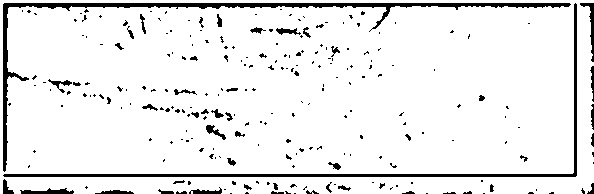
#> input picture plate_1.jpg, 594 x 194 px
$ python -i segmentator.py   (imports and definitions only)
#> lines starting #> are read from the running program, lines starting #| are printed output that depends on the picture; after the words box and inside, x2 and y2 are one past the last pixel; in counts of white or black regions, pixels touching at a corner belong together

import cv2
from matplotlib import pyplot as plt
import numpy as np
import os


class Segmentator:
    def __init__(self, img):
        self.img = img

    def convert_to_HSV(self):
        image_hsv = cv2.cvtColor(self.img, cv2.COLOR_BGR2HSV)
        image_h, image_s, image_v = cv2.split(image_hsv)
        return image_v

    def gaussian_blur(self, gray: np.ndarray, ksize: int = 5) -> np.ndarray:
        return cv2.GaussianBlur(gray, (ksize, ksize), 0)

    def binarize(self, image: np.ndarray) -> np.ndarray:
        _, binary_image = cv2.threshold(image, 0, 255, cv2.THRESH_BINARY + cv2.THRESH_OTSU)
        return binary_image

    def closing(self, binary_image: np.ndarray, ksize: int = 3) -> np.ndarray:
        kernel = cv2.getStructuringElement(cv2.MORPH_RECT, (ksize, ksize))
        closed_image = cv2.morphologyEx(binary_image, cv2.MORPH_CLOSE, kernel)
        return closed_image

    def opening(self, binary_image: np.ndarray, ksize: int = 3) -> np.ndarray:
        kernel = cv2.getStructuringElement(cv2.MORPH_RECT, (ksize, ksize))
        opened_image = cv2.morphologyEx(binary_image, cv2.MORPH_OPEN, kernel)
        return opened_image


    def find_contours(self, binary_image: np.ndarray):
        binary_inverted = 255 - binary_image
        contours, hierarchy = cv2.findContours(binary_inverted, cv2.RETR_LIST, cv2.CHAIN_APPROX_NONE)
        return contours

    def filter_license_plate_contours(self, contours, binary: np.ndarray):
        img_h, img_w = binary.shape
        filtered = []
        area_image = img_h * img_w

        for c in contours:
            x, y, w, h = cv2.boundingRect(c)
            area = w * h
            area_ratio = area / area_image
            aspect_ratio = h / w if w != 0 else 0

            # Filters: not touching borders, reasonable area, tall characters
            if (x > 0 and (x+w) < img_w and
                y > 0 and (y+h) < img_h and
                0.002 < area_ratio < 0.1 and
                1.2 < aspect_ratio < 7.0):
                filtered.append((x, y, w, h))

        # Sort left-to-right
        filtered = sorted(filtered, key=lambda b: b[0])

        # Keep exactly 7 characters if more are detected
        if len(filtered) > 7:
            filtered = sorted(filtered, key=lambda b: b[2]*b[3], reverse=True)[:7]
            filtered = sorted(filtered, key=lambda b: b[0])

        return filtered

    def segment_characters(self):
        image_v = self.convert_to_HSV()
        image_v_blurred = self.gaussian_blur(image_v, ksize=5)
        binary_image = self.binarize(image_v_blurred)
        contours = self.find_contours(binary_image)
        boxes = self.filter_license_plate_contours(contours,binary_image)

        characters = []
        for idx, (x, y, w, h) in enumerate(boxes):
            char_crop = binary_image[y:y+h, x:x+w]
            characters.append(char_crop)

        numbers = characters[:4]   # primeros 4
        letters = characters[4:]   # últimos 3


        return numbers, letters

>>> import cv2
>>> picture = cv2.imread('plate_1.jpg')
#> picture is the input picture: shape (194, 594, 3); min 0, max 255, mean 235
>>> result = Segmentator(picture).segment_characters()
#> in convert_to_HSV, `image_hsv = cv2.cvtColor(self.img, cv2.COLOR_BGR2HSV)`: image_hsv: shape (194, 594, 3); mean H, S, V 0, 0, 235
#> in convert_to_HSV, `image_h, image_s, image_v = cv2.split(image_hsv)`: image_h: shape (194, 594); every value is 0
#> in gaussian_blur, `return cv2.GaussianBlur(gray, (ksize, ksize), 0)`:
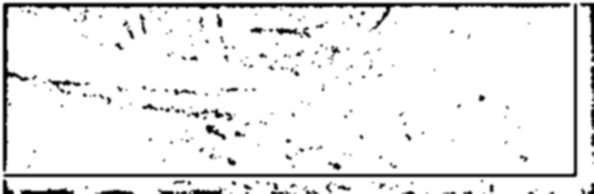
#> returned value: shape (194, 594); min 0, max 255, mean 235.1
#> in binarize, `_, binary_image = cv2.threshold(image, 0, 255, cv2.THRESH_BINARY + cv2..`:
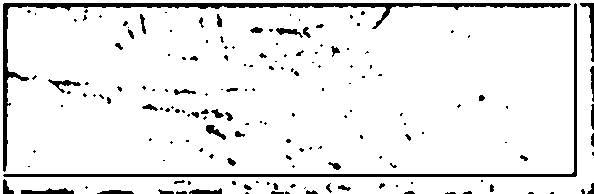
#> binary_image: shape (194, 594); 92% white; 167 black regions (114 under 20 px), largest, box (x1, y1, x2, y2) and area: (3, 3, 571, 172) 3384, (3, 3, 577, 177) 2233, (580, 3, 594, 62) 231
#> in find_contours, `binary_inverted = 255 - binary_image`: binary_inverted: shape (194, 594); 8% white; 167 white regions (114 under 20 px)
#> in find_contours, `contours, hierarchy = cv2.findContours(binary_inverted, cv2.RETR_LIST,..`: contours = 167 contours, 132 with area under 20; largest, box (x1, y1, x2, y2) and area: (3, 3, 571, 172) 2612, (3, 3, 577, 177) 1490, (580, 3, 594, 62) 162, (21, 188, 74, 194) 154, (48, 79, 81, 93) 105
#> the loop in filter_license_plate_contours, `for c in contours:` made 167 passes
#> (x, y, w, h, area, area_ratio, aspect_ratio) on passes 1 to 3: (550, 192, 4, 2, 8, 6.94e-05, 0.5), (528, 192, 6, 2, 12, 0.000104, 0.333), (445, 192, 11, 2, 22, 0.000191, 0.182)
#> after the loop in filter_license_plate_contours, `for c in contours:`: filtered = []
#> result = ([], [])

$ run again, on plate_2.jpg
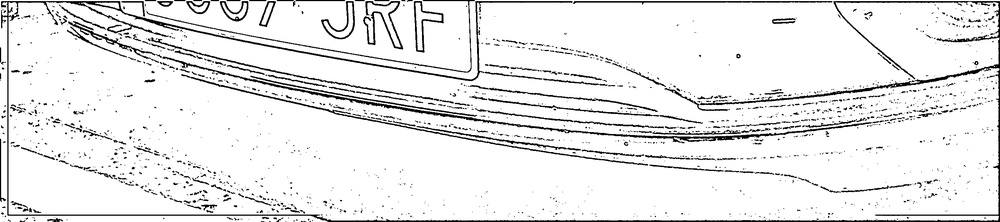
#> input picture plate_2.jpg, 1000 x 222 px, shrunk from 2706 x 600 before the run
#> picture is the input picture: shape (222, 1000, 3); min 0, max 255, mean 233
#> image_hsv: shape (222, 1000, 3); mean H, S, V 0, 0, 233
#> image_h: shape (222, 1000); every value is 0
#> in binarize, `_, binary_image = cv2.threshold(image, 0, 255, cv2.THRESH_BINARY + cv2..`:
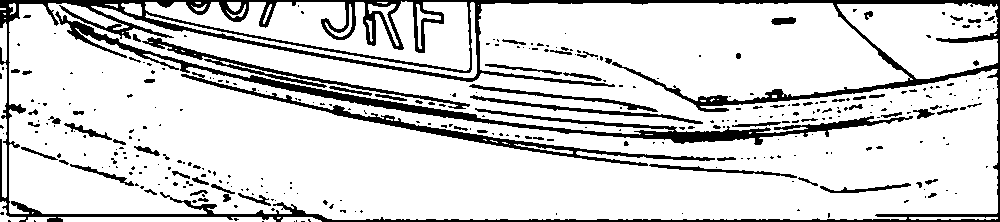
#> binary_image: shape (222, 1000); 83.8% white; 331 black regions (256 under 20 px), largest, box (x1, y1, x2, y2) and area: (0, 0, 1000, 222) 17737, (55, 11, 913, 145) 6358, (181, 72, 715, 166) 2923
#> binary_inverted: shape (222, 1000); 16.2% white; 331 white regions (256 under 20 px)
#> in find_contours, `contours, hierarchy = cv2.findContours(binary_inverted, cv2.RETR_LIST,..`: contours = 379 contours, 312 with area under 20; largest, box (x1, y1, x2, y2) and area: (0, 0, 1000, 222) 218122, (8, 2, 999, 221) 182021, (144, 0, 471, 72) 10624, (836, 2, 999, 80) 8757, (55, 11, 913, 145) 5104
#> the loop in filter_license_plate_contours, `for c in contours:` made 379 passes
#> (x, y, w, h, area, area_ratio, aspect_ratio) on pass 58: (173, 182, 5, 4, 20, 9.01e-05, 0.8)
#> after the loop in filter_license_plate_contours, `for c in contours:`: filtered = [(415, 3, 27, 47), (367, 3, 33, 44), (324, 3, 29, 35)]
#> in filter_license_plate_contours, `filtered = sorted(filtered, key=lambda b: b[0])`: filtered = [(324, 3, 29, 35), (367, 3, 33, 44), (415, 3, 27, 47)]
#> boxes has the same summary as filtered in filter_license_plate_contours
#> the loop in segment_characters, `for idx, (x, y, w, h) in enumerate(boxes):` made 3 passes
#> (x, w, h) on passes 1 to 3: (324, 29, 35), (367, 33, 44), (415, 27, 47)
#> pass 3, in segment_characters, `char_crop = binary_image[y:y+h, x:x+w]`:
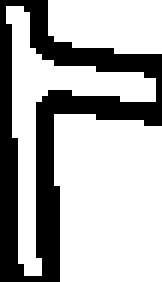
#> char_crop: shape (47, 27) (shown 6 times larger); 69.1% white; 1 black region, box (x1, y1, x2, y2) and area: (0, 0, 27, 47) 392
#> after the loop in segment_characters, `for idx, (x, y, w, h) in enumerate(boxes):`: characters = 3 items
#> letters = []
